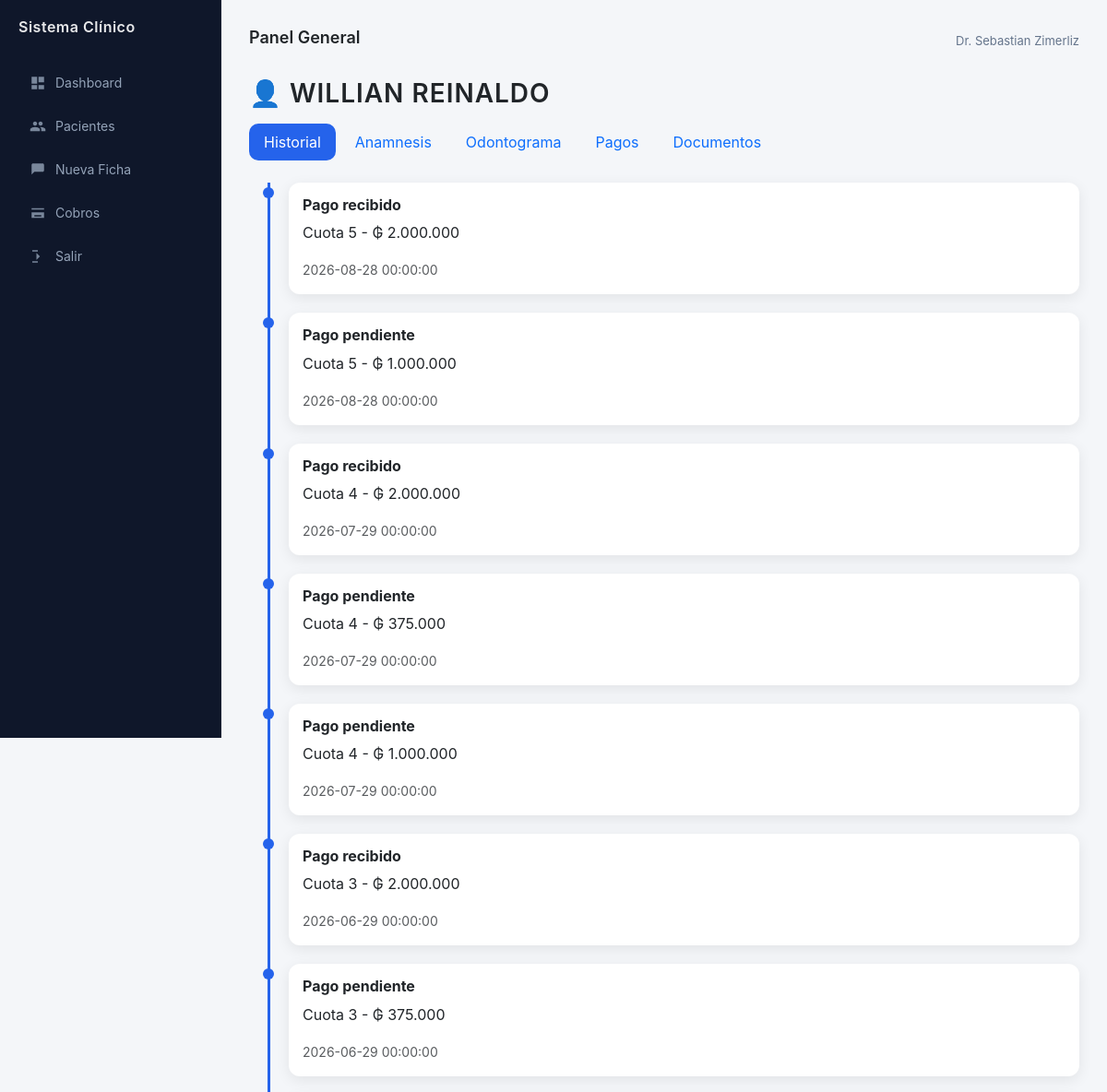
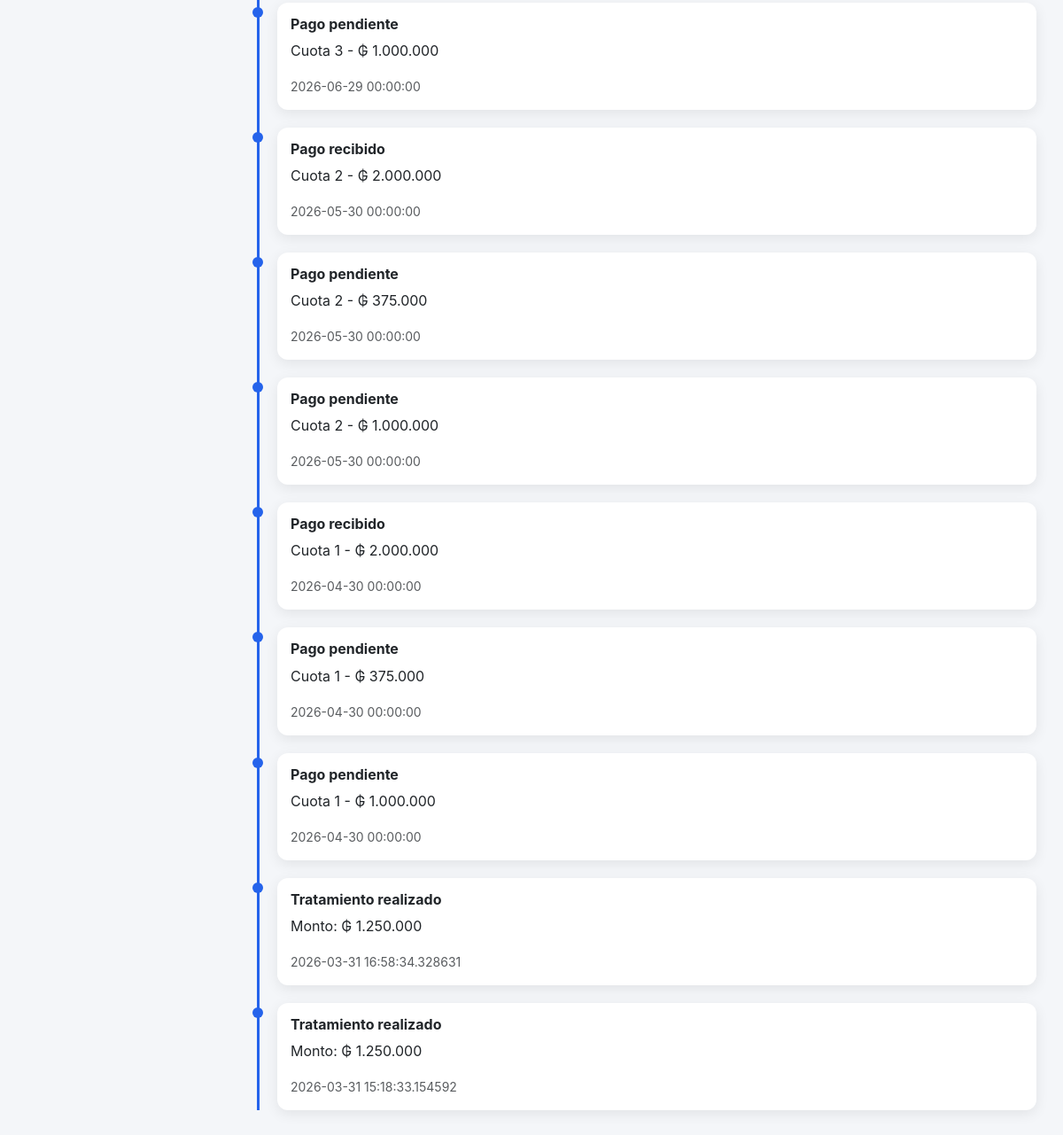
Page /historial/1 (signed in) on the committed database (2 pictures, top to bottom).
### models.py (models this page shows)
class Cliente(db.Model):
    id = db.Column(db.Integer, primary_key=True)
    nombre = db.Column(db.String(100))
    ci = db.Column(db.String(20), unique=True)
    telefono = db.Column(db.String(20))

class Ficha(db.Model):
    id = db.Column(db.Integer, primary_key=True)
    cliente_id = db.Column(db.Integer)
    total = db.Column(db.Float)
    costo_total = db.Column(db.Float)
    fecha = db.Column(db.DateTime, default=datetime.utcnow)

### routes/historial.py (the view)
@app.route("/historial/<int:cliente_id>")
@login_required
def historial(cliente_id):
    cliente = Cliente.query.get(cliente_id)
    fichas = Ficha.query.filter_by(cliente_id=cliente_id).all()
    cuotas = Cuota.query.all()
    anamnesis = Anamnesis.query.filter_by(cliente_id=cliente_id).first()
    odontograma = Odontograma.query.filter_by(cliente_id=cliente_id).first()
    dientes = []
    if odontograma and odontograma.dientes:
        dientes = json.loads(odontograma.dientes)
    eventos = []
    hoy = datetime.today().date()
    for f in fichas:
        eventos.append({
            "titulo": "Tratamiento realizado",
            "descripcion": f"Monto: {gs(f.total)}",
            "fecha": f.fecha
        })
    for c in cuotas:
        if c.estado == "PAGADO":
            titulo = "Pago recibido"
        else:
            dias = (c.fecha_vencimiento - hoy).days
            titulo = "Pago vencido" if dias < 0 else "Pago pendiente"
        eventos.append({
            "titulo": titulo,
            "descripcion": f"Cuota {c.numero} - {gs(c.monto)}",
            "fecha": datetime.combine(c.fecha_vencimiento, datetime.min.time())
        })
    eventos_expandibles = []
    eventos_db = EventoClinico.query.filter_by(cliente_id=cliente_id).all()
    for e in eventos_db:
        try:
            detalle = json.loads(e.descripcion)
        except:
            detalle = {}
        eventos_expandibles.append({
            "titulo": e.titulo,
            "fecha": e.fecha,
            "detalle": detalle
        })
    eventos.sort(key=lambda x: x["fecha"], reverse=True)
    eventos_expandibles.sort(key=lambda x: x["fecha"], reverse=True)
    return render_template(
        "historial.html",
        cliente=cliente,
        eventos=eventos,
        eventos_expandibles=eventos_expandibles,
        cuotas=cuotas,
        anamnesis=anamnesis,
        dientes=dientes
    )

### app.py (called while the page is built)
@login_manager.user_loader
def load_user(user_id):
    return Usuario.query.get(int(user_id))

def formatear_moneda(valor):
    return "₲ {:,.0f}".format(valor).replace(",", ".")

### routes/historial.py (called while the page is built)
def gs(valor):
    return "₲ {:,.0f}".format(valor).replace(",", ".")

### templates/historial.html (shortened to what this page needs)
{% extends "base.html" %}
{% block content %}
<h3 class="mb-3 titulo-cliente">👤 {{ cliente.nombre }}</h3>
<ul class="nav nav-pills mb-4">
<li class="nav-item">
<button class="nav-link active" data-bs-toggle="tab" data-bs-target="#historial">Historial</button>
</li>
<li class="nav-item">
<button class="nav-link" data-bs-toggle="tab" data-bs-target="#anamnesis">Anamnesis</button>
</li>
<li class="nav-item">
<button class="nav-link" data-bs-toggle="tab" data-bs-target="#odontograma">Odontograma</button>
</li>
<li class="nav-item">
<button class="nav-link" data-bs-toggle="tab" data-bs-target="#pagos">Pagos</button>
</li>
<li class="nav-item">
<button class="nav-link" data-bs-toggle="tab" data-bs-target="#docs">Documentos</button>
</li>
</ul>
<div class="tab-content">
<div class="tab-pane fade show active" id="historial">
<div class="timeline">
{% for e in eventos %}
<div class="timeline-item">
<div class="timeline-content">
<h6 class="fw-bold">{{ e.titulo }}</h6>
<p>{{ e.descripcion }}</p>
<small class="text-muted">{{ e.fecha }}</small>
</div>
</div>
{% endfor %}
</div>
</div>
</div>
{% endblock %}

### templates/base.html (style rules this page uses)
body { margin: 0; font-family: 'Inter', 'Segoe UI', sans-serif; background: #f4f6f9; }

### templates/historial.html (style rules this page uses)
.titulo-cliente { font-weight: 600; letter-spacing: 1px; }
.nav-pills .nav-link { border-radius: 10px; margin-right: 5px; }
.nav-pills .nav-link.active { background: #2563eb; }
.timeline { border-left: 3px solid #2563eb; margin-left: 20px; padding-left: 20px; }
.timeline-item { margin-bottom: 20px; position: relative; }
.timeline-item::before { content: ''; position: absolute; left: -28px; top: 5px; width: 12px; height: 12px; background: #2563eb; border-radius: 50%; }
.timeline-content { background: white; padding: 15px; border-radius: 12px; box-shadow: 0px 4px 15px rgba(0,0,0,0.08); }

### rows in the picture
Cliente: nombre "WILLIAN REINALDO"
Ficha: fecha "2026-03-31 16:58:34.328631"
Ficha: fecha "2026-03-31 15:18:33.154592"

### other values in the picture
{{ e.titulo }} "Pago recibido" "Pago pendiente" "Pago recibido" "Pago pendiente" "Pago pendiente" "Pago recibido" "Pago pendiente" "Pago pendiente" "Pago recibido" "Pago pendiente" "Pago pendiente" "Pago recibido" "Pago pendiente" "Pago pendiente" "Tratamiento realizado" "Tratamiento realizado"
{{ e.descripcion }} "Cuota 5 - ₲ 2.000.000" "Cuota 5 - ₲ 1.000.000" "Cuota 4 - ₲ 2.000.000" "Cuota 4 - ₲ 375.000" "Cuota 4 - ₲ 1.000.000" "Cuota 3 - ₲ 2.000.000" "Cuota 3 - ₲ 375.000" "Cuota 3 - ₲ 1.000.000" "Cuota 2 - ₲ 2.000.000" "Cuota 2 - ₲ 375.000" "Cuota 2 - ₲ 1.000.000" "Cuota 1 - ₲ 2.000.000" "Cuota 1 - ₲ 375.000" "Cuota 1 - ₲ 1.000.000" "Monto: ₲ 1.250.000" "Monto: ₲ 1.250.000"
{{ e.fecha }} "2026-08-28 00:00:00" "2026-08-28 00:00:00" "2026-07-29 00:00:00" "2026-07-29 00:00:00" "2026-07-29 00:00:00" "2026-06-29 00:00:00" "2026-06-29 00:00:00" "2026-06-29 00:00:00" "2026-05-30 00:00:00" "2026-05-30 00:00:00" "2026-05-30 00:00:00" "2026-04-30 00:00:00" "2026-04-30 00:00:00" "2026-04-30 00:00:00"
